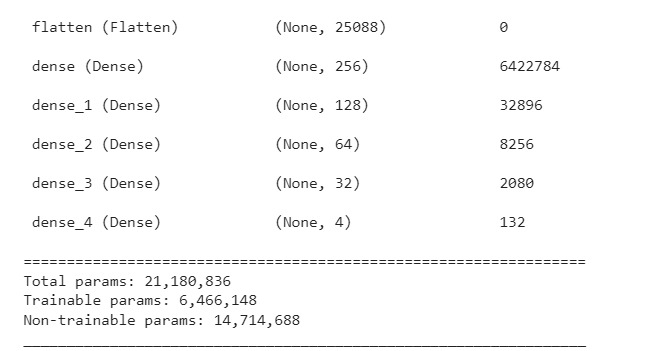
#> input picture images/VGGUpdated.jpg, 645 x 351 px; its folder holds only this picture in this run
$ jupyter execute --allow-errors PCA.ipynb   (shell and % lines are left out)
#> lines starting #> are read from the running program, lines starting #| are printed output that depends on the picture
# PCA Experimentation

[cell 1]
import cv2

[cell 2]
file = '/content/Products-Real/train/images/img_00008.jpg'
img = cv2.imread(file)
#> (the rest of this cell did not finish here and is left out)

[cell 3]
import numpy as np
import pandas as pd
import matplotlib.pyplot as plt
from sklearn.decomposition import PCA
import cv2
from scipy.stats import stats
import matplotlib.image as mpimg

#> (a cell that did not finish here is left out)

#> (a cell that did not finish here is left out)

#> (a cell that did not finish here is left out)

#> (a cell that did not finish here is left out)

[cell 8]
pca_b = PCA(n_components=50)
#> (the rest of this cell did not finish here and is left out)

#> (a cell that did not finish here is left out)

[cell 10]
fig = plt.figure(figsize = (15, 7.2))
fig.add_subplot(131)
plt.title("Blue Channel")
plt.ylabel('Variation explained')
plt.xlabel('Eigen Value')
#> (the rest of this cell did not finish here and is left out)

#> (a cell that did not finish here is left out)

#> (a cell that did not finish here is left out)

[cell 13]
import os

[cell 14]
DESTINATION_PATH  = '/content/drive/MyDrive/ML_Project/Data/sample/'

[cell 15]
base_filename = os.path.basename('/content/Products-Real/train/images/img_00008.jpg')
title, ext = os.path.splitext(base_filename)

[cell 16]
final_filepath = os.path.join(DESTINATION_PATH,'tp_'+ title + ext)

[cell 17]
plt.title("Reduced Image")
#> (the rest of this cell did not finish here and is left out)

[cell 18]
fig = plt.figure(figsize = (10, 7.2))
fig.add_subplot(121)
plt.title("Original Image")
#> (the rest of this cell did not finish here and is left out)

# Running PCA on all images

[cell 19]
import os
import glob
from PIL import Image

files = glob.glob('/content/Products-Real/train/images/*.jpg')
DESTINATION_PATH  = '/content/drive/MyDrive/ML_Project/Data/pca_products_real/'  # The preferred path for saving the processed image

for f in files:
    print(f)
    base_filename = os.path.basename(f)
    title, ext = os.path.splitext(base_filename)

    img = cv2.cvtColor(cv2.imread(f), cv2.COLOR_BGR2RGB)
#> img is the input picture: shape (351, 645, 3); min 21, max 255, mean 248.5
    blue,green,red = cv2.split(img)
    df_blue = blue/255
    df_green = green/255
    df_red = red/255
    pca_b = PCA(n_components=50)
    pca_b.fit(df_blue)
    trans_pca_b = pca_b.transform(df_blue)
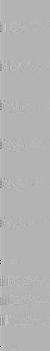
#> trans_pca_b: shape (351, 50) float64; min -17, max 7.12, mean -4.88e-17; drawn with min black and max white
    pca_g = PCA(n_components=50)
    pca_g.fit(df_green)
    trans_pca_g = pca_g.transform(df_green)
    pca_r = PCA(n_components=50)
    pca_r.fit(df_red)
    trans_pca_r = pca_r.transform(df_red)
    b_arr = pca_b.inverse_transform(trans_pca_b)
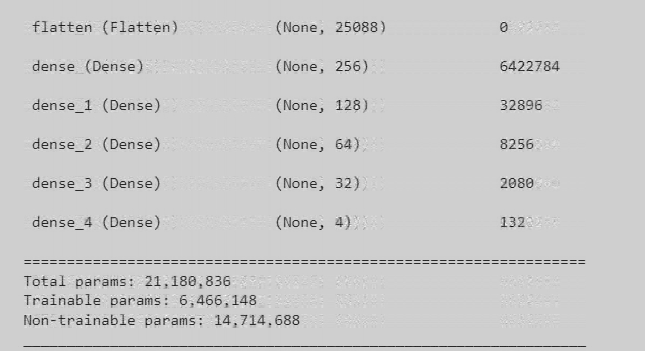
#> b_arr: shape (351, 645) float64; min -0.0784, max 1.25, mean 0.974; drawn with min black and max white
    g_arr = pca_g.inverse_transform(trans_pca_g)
    r_arr = pca_r.inverse_transform(trans_pca_r)

    img_reduced= (cv2.merge((b_arr, g_arr, r_arr)))
    img_new = img_reduced*255

    final_filepath = os.path.join(DESTINATION_PATH, title + ext)
    cv2.imwrite(final_filepath, img_new)

$ run again, on images/ocr-image.jpg
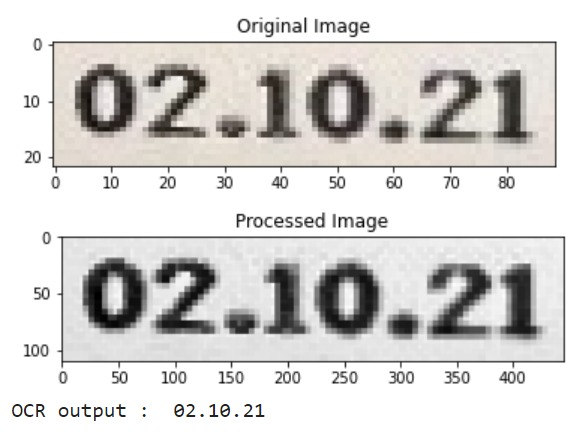
#> input picture images/ocr-image.jpg, 580 x 435 px
#> `trans_pca_b = pca_b.transform(df_blue)`:
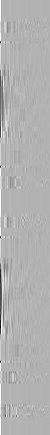
#> trans_pca_b: shape (435, 50) float64; min -9.9, max 4.26, mean -2.2e-16; drawn with min black and max white
#> `b_arr = pca_b.inverse_transform(trans_pca_b)`:
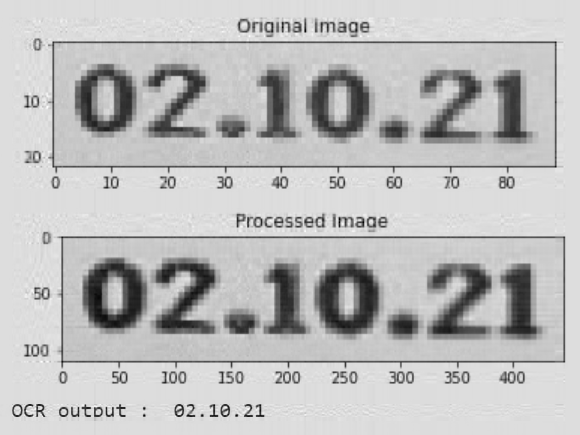
#> b_arr: shape (435, 580) float64; min -0.0979, max 1.17, mean 0.843; drawn with min black and max white
